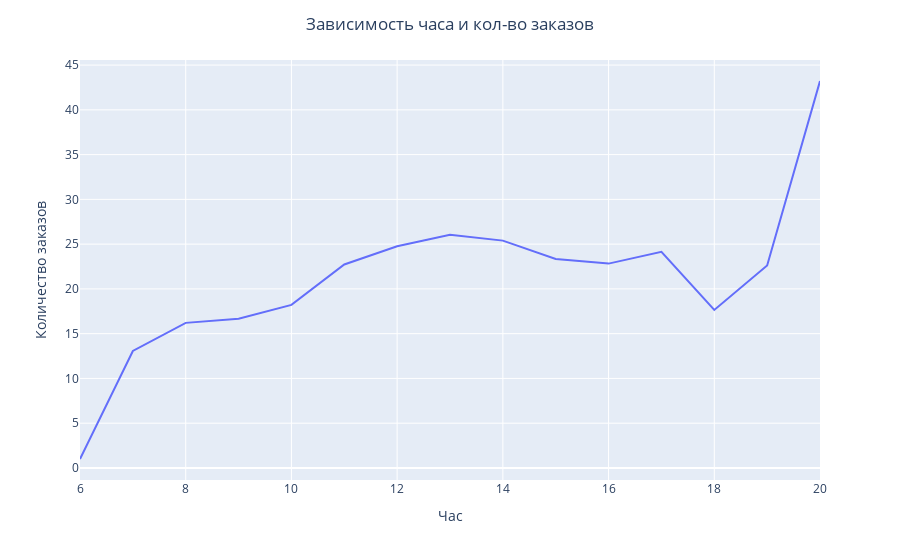

Notebook code for this chart:
### Markdown cell above
Что и требовалось доказать. В топ 5 входит целых 3 товара предназначенные для подготовки к Рождеству

### Code cell
data['hour'] = data['InvoiceDate'].dt.hour
time_data = data.groupby(['InvoiceDate', 'hour']).size().reset_index(name='order_count')

average_orders_per_hour = time_data.groupby('hour')['order_count'].mean().reset_index()

fig = px.line(average_orders_per_hour,
             x='hour',
             y='order_count',
             labels={'hour': 'Час',
                     'order_count': 'Количество заказов'
                     })


fig.update_layout(
    title='Зависимость часа и кол-во заказов',
    title_x=0.5,  
    showlegend=False  
)

### Figure 1 — Plotly figure (JSON) as saved in the notebook; plotly's stock layout.template omitted (floating-point values rounded to 4 significant figures)
{"data": [{"hovertemplate": "Час=%{x}<br>Количество заказов=%{y}<extra></extra>", "legendgroup": "", "line": {"color": "#636efa", "dash": "solid"}, "marker": {"symbol": "circle"}, "mode": "lines", "name": "", "orientation": "v", "showlegend": false, "type": "scatter", "x": [6, 7, 8, 9, 10, 11, 12, 13, 14, 15, 16, 17, 18, 19, 20], "xaxis": "x", "y": [1, 13.07, 16.21, 16.67, 18.21, 22.73, 24.77, 26.05, 25.39, 23.34, 22.82, 24.14, 17.65, 22.61, 43.22], "yaxis": "y"}], "layout": {"legend": {"tracegroupgap": 0}, "margin": {"t": 60}, "showlegend": false, "title": {"text": "Зависимость часа и кол-во заказов", "x": 0.5}, "xaxis": {"anchor": "y", "domain": [0, 1], "title": {"text": "Час"}}, "yaxis": {"anchor": "x", "domain": [0, 1], "title": {"text": "Количество заказов"}}}}
